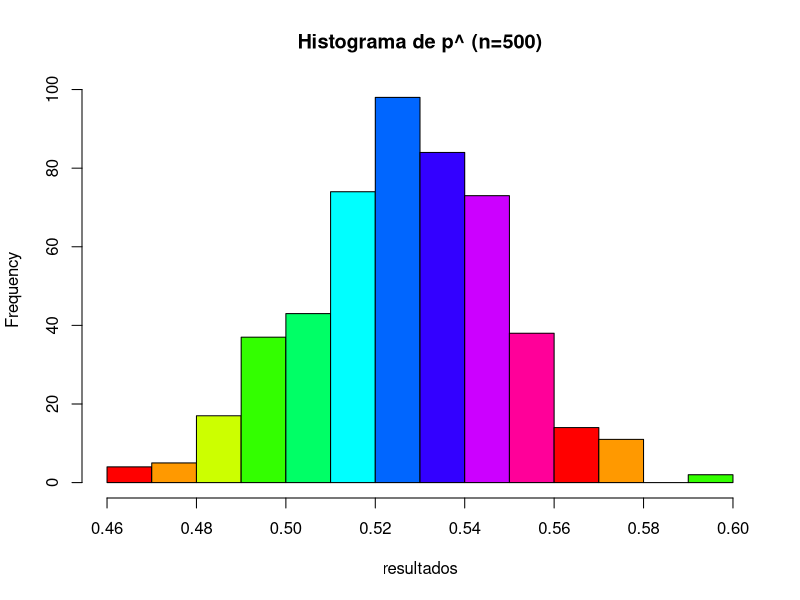
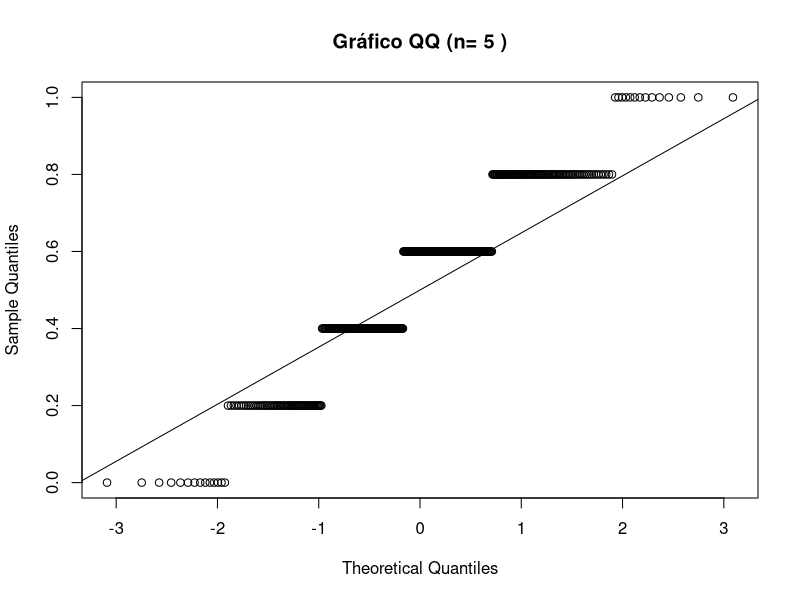
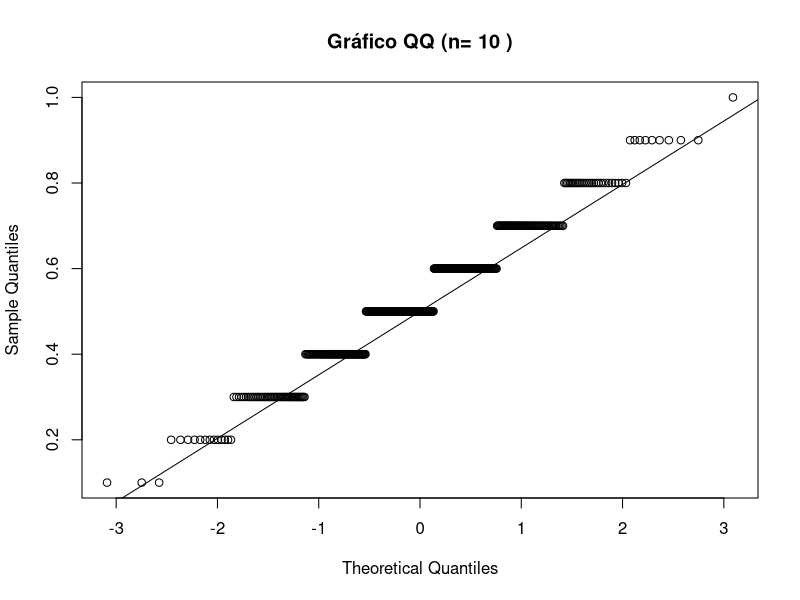
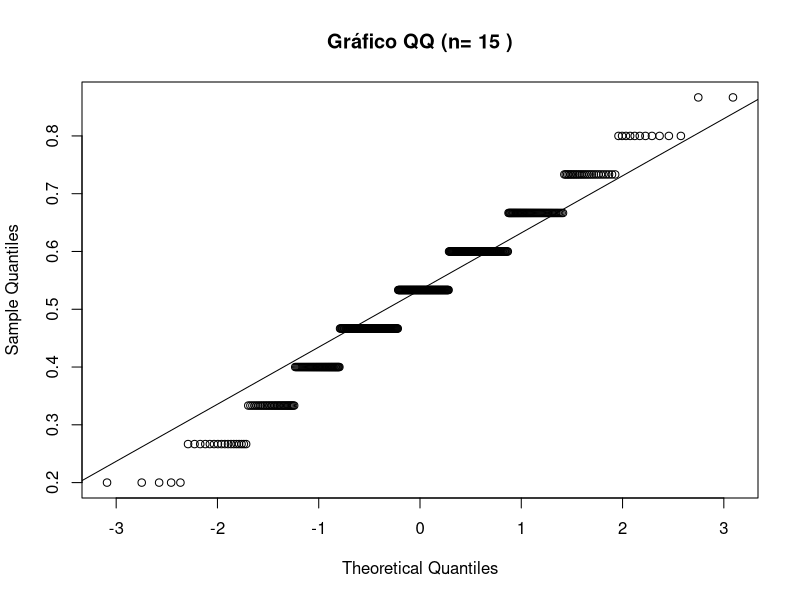
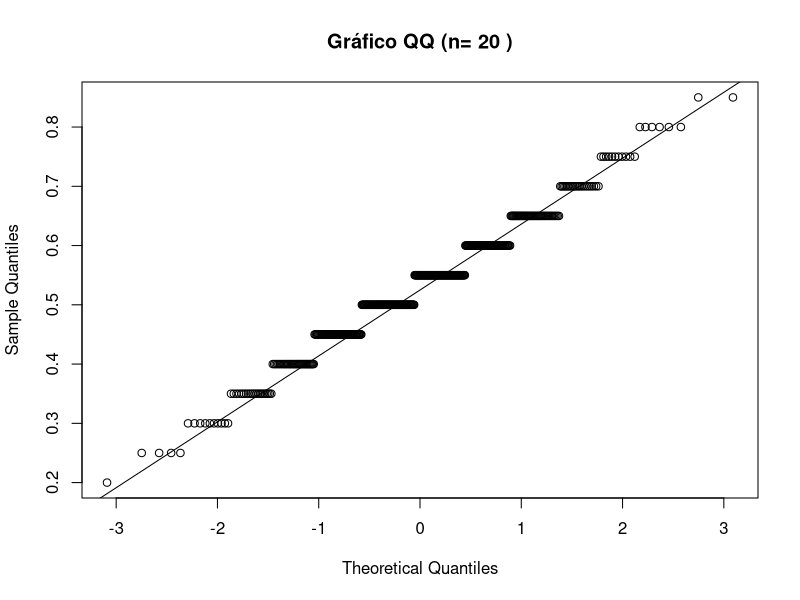
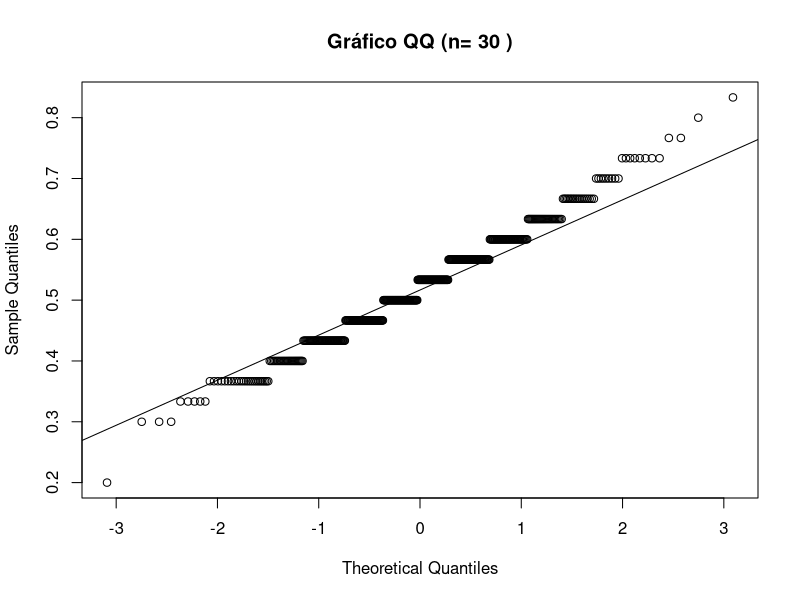
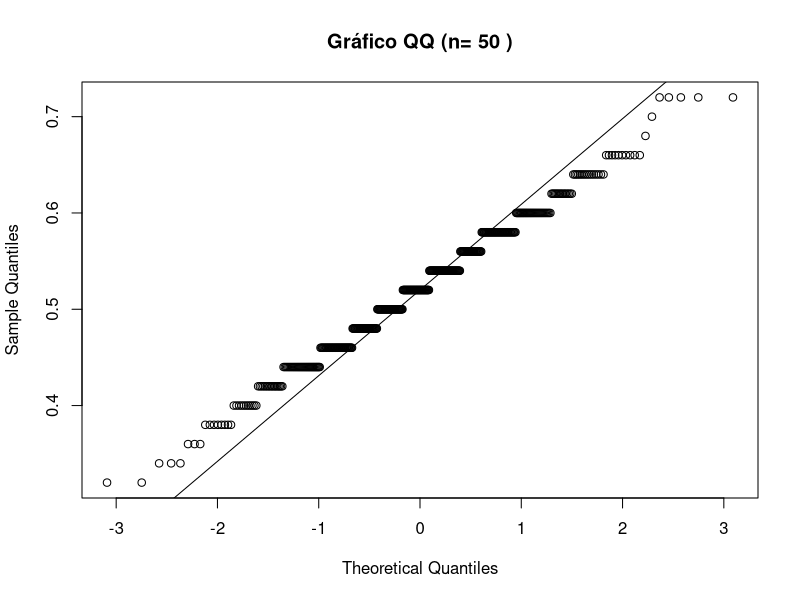
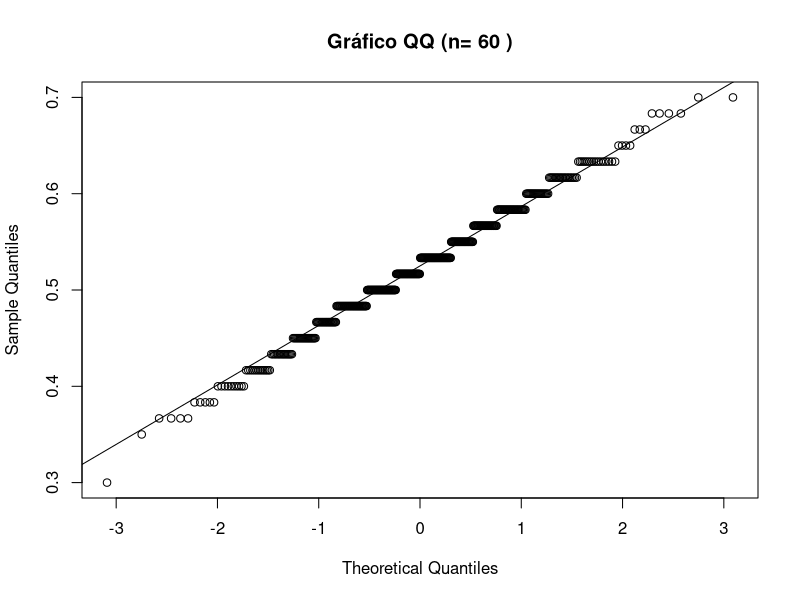

R code for these plots, in order:
## ---- chunk 1
knitr::opts_chunk$set(echo = TRUE)
## ---- chunk 2
# Población de n=1000 con un 50% de individuos enfermos
poblacion <- rbinom(1000, size = 1, prob = 0.5)
## ---- chunk 3
# Función para obtener una muestra aleatoria y calcular p^
obtener_muestra_p <- function(n, poblacion) {
  muestra <- sample(poblacion, n, replace = TRUE)
  estimador_p <- sum(muestra) / n
  return(estimador_p)
}

## ---- chunk 4
# Realizar 500 simulaciones y almacenar los resultados
resultados <- replicate(500, obtener_muestra_p(500, poblacion))

# Histograma de los resultados
hist(resultados, col = rainbow(10), main = "Histograma de p^ (n=500)")

## ---- chunk 5

# Tamaños de muestra a probar
tamanos_muestra <- c(5, 10, 15, 20, 30, 50, 60, 100, 200, 500)

# Función para realizar pruebas de normalidad y generar gráficos QQ
prueba_normalidad <- function(n, poblacion) {
  resultados <- replicate(500, obtener_muestra_p(n, poblacion))
  shapiro_test <- shapiro.test(resultados)
  
  # Gráfico QQ
  qqnorm(resultados, main = paste("Gráfico QQ (n=", n, ")"))
  qqline(resultados)
  
  return(shapiro_test)
}

# Realizar pruebas de normalidad y generar gráficos QQ
for (n in tamanos_muestra) {
  cat("Tamaño de muestra:", n, "\n")
  shapiro_test_result <- prueba_normalidad(n, poblacion)
  print(shapiro_test_result)
}


## ---- chunk 6
# Generar una población con 10% de individuos enfermos
poblacion_10porciento <- rbinom(1000, size = 1, prob = 0.1)



## ---- chunk 7
# Población con 90% de individuos enfermos
poblacion_90porciento <- rbinom(1000, size = 1, prob = 0.9)


## ---- chunk 8
# Resultados de las pruebas de normalidad para diferentes tamaños de muestra
resultados_normalidad <- matrix(NA, nrow = length(tamanos_muestra), ncol = 2)
colnames(resultados_normalidad) <- c("Tamaño de muestra", "Valor p")

# Realizar pruebas de normalidad y almacenar los resultados
for (i in 1:length(tamanos_muestra)) {
  n <- tamanos_muestra[i]
  shapiro_test_result <- prueba_normalidad(n, poblacion)
  resultados_normalidad[i, ] <- c(n, shapiro_test_result$p.value)
}
## ---- chunk 9
# Gráfico de barras de los valores p de normalidad
barplot(resultados_normalidad[, "Valor p"], names.arg = resultados_normalidad[, "Tamaño de muestra"],
        col = rainbow(length(tamanos_muestra)), main = "Valores p de Normalidad por Tamaño de Muestra",
        xlab = "Tamaño de Muestra", ylab = "Valor p", ylim = c(0, 1))
